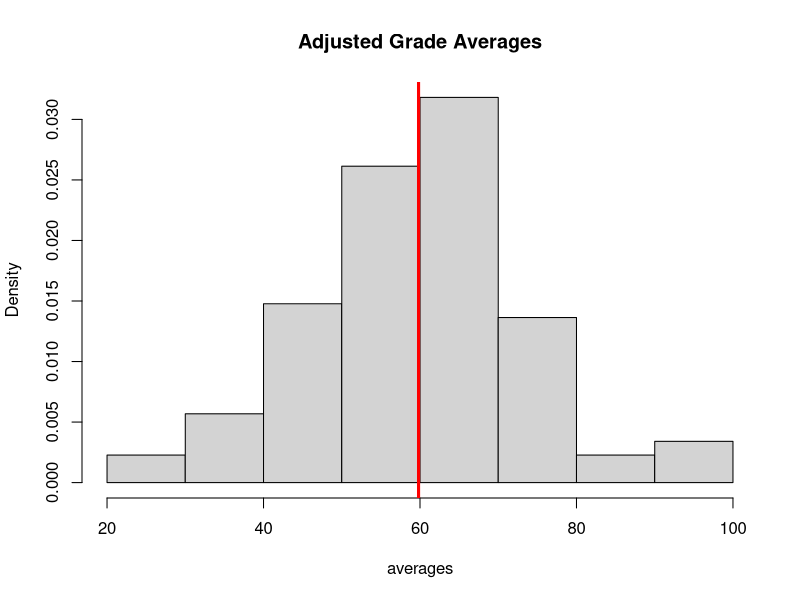
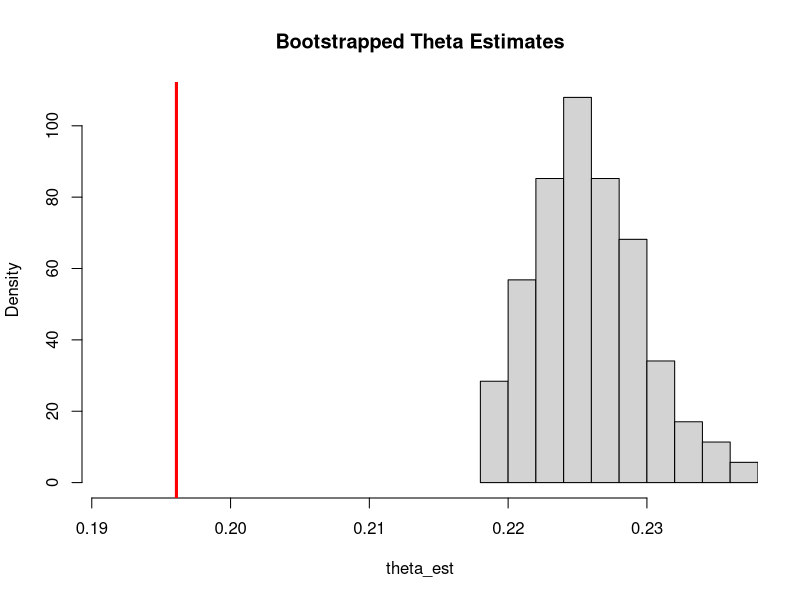
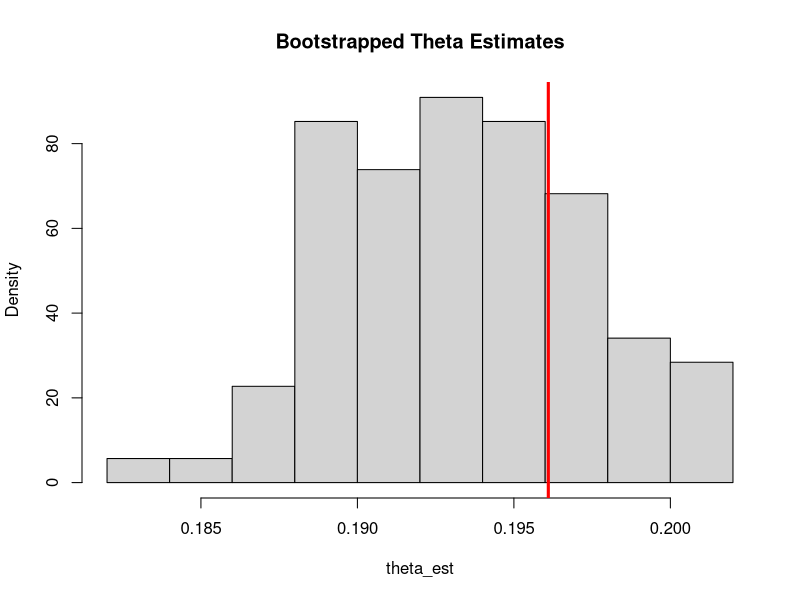

Recreate these plots in R, in order.
## ---- chunk 1
set.seed(42)
## ---- chunk 2
# load dataset
scores <- data.matrix(read.csv('./data/score.csv'))
scores[0:10,]
## ---- chunk 3
adjusted_scores <- t(as.matrix(apply(scores, 1, function(x) x[-(match(min(x), x))])))
adjusted_scores[0:10,]
## ---- chunk 4
averages <- rowMeans(adjusted_scores)
sample_avg <- mean(averages)
hist(averages, freq=FALSE, main = "Adjusted Grade Averages")
abline(v=sample_avg, col="red", lw=3)
## ---- chunk 5
C <- 70
n <- 10000
# sample from data (X)
samples <- sample(averages, n, replace=TRUE)
# apply indicator function
samples[samples <= C] <- 0
samples[samples > C] <- 1
# expectation of indicator
theta_hat <- mean(samples)
print(theta_hat)
## ---- chunk 6
k <- 10000
n <- length(averages)

# parameter estimates
mu_hat <- mean(averages)
sigma_hat <- sd(averages)

# parametric bootstrap from estimated distribution
boot_samples <- matrix(rnorm(k*n, mean=mu_hat, sd=sigma_hat), nrow=k)

# apply indicator function
boot_samples <- t(as.matrix(apply(boot_samples, c(1,2), function(x) if (x <= C) {0} else {1})))
theta_est <- rowMeans(boot_samples)

hist(theta_est, freq = FALSE, main="Bootstrapped Theta Estimates", xlim = c(theta_hat - 0.005, max(theta_est)))
abline(v=theta_hat, col="red", lw=3)
## ---- chunk 7
k <- 10000
n <- length(averages)

# parameter estimates
mu_hat <- mean(averages)
sigma_hat <- sd(averages)

# parametric bootstrap from estimated distribution
boot_samples <- matrix(sample(averages, k*n, replace=TRUE), nrow=k)

# apply indicator function
boot_samples <- t(as.matrix(apply(boot_samples, c(1,2), function(x) if (x <= C) {0} else {1})))
theta_est <- rowMeans(boot_samples)

hist(theta_est, freq = FALSE, main="Bootstrapped Theta Estimates")
abline(v=theta_hat, col="red", lw=3)
